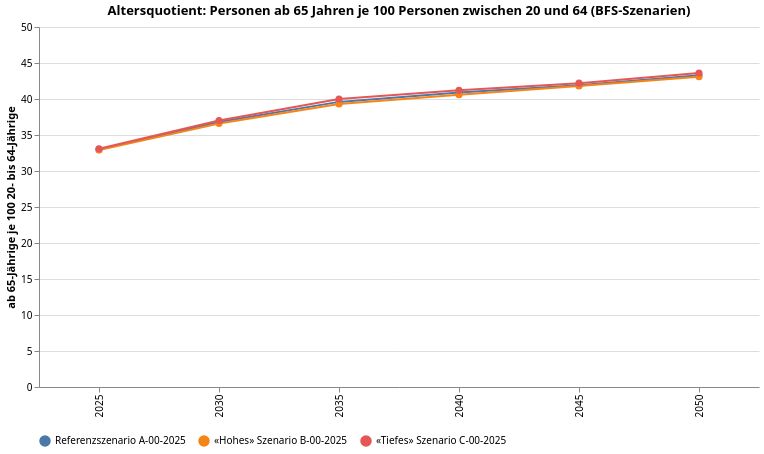

Describe this chart as a Vega-Lite specification.
### Vega-Lite specification from a JSON file in a GitHub repository (floating-point values rounded to 4 significant figures)
{"$schema": "https://vega.github.io/schema/vega-lite/v5.json", "config": {"font": "Switzer, system-ui, sans-serif", "view": {"stroke": "transparent"}}, "data": {"values": [{"Jahr": 2025, "Szenario": "Referenzszenario A-00-2025", "Quotient": 33.0}, {"Jahr": 2025, "Szenario": "«Hohes» Szenario B-00-2025", "Quotient": 32.9}, {"Jahr": 2025, "Szenario": "«Tiefes» Szenario C-00-2025", "Quotient": 33.1}, {"Jahr": 2030, "Szenario": "Referenzszenario A-00-2025", "Quotient": 36.8}, {"Jahr": 2030, "Szenario": "«Hohes» Szenario B-00-2025", "Quotient": 36.6}, {"Jahr": 2030, "Szenario": "«Tiefes» Szenario C-00-2025", "Quotient": 37.0}, {"Jahr": 2035, "Szenario": "Referenzszenario A-00-2025", "Quotient": 39.6}, {"Jahr": 2035, "Szenario": "«Hohes» Szenario B-00-2025", "Quotient": 39.3}, {"Jahr": 2035, "Szenario": "«Tiefes» Szenario C-00-2025", "Quotient": 40.0}, {"Jahr": 2040, "Szenario": "Referenzszenario A-00-2025", "Quotient": 40.9}, {"Jahr": 2040, "Szenario": "«Hohes» Szenario B-00-2025", "Quotient": 40.6}, {"Jahr": 2040, "Szenario": "«Tiefes» Szenario C-00-2025", "Quotient": 41.2}, {"Jahr": 2045, "Szenario": "Referenzszenario A-00-2025", "Quotient": 41.9}, {"Jahr": 2045, "Szenario": "«Hohes» Szenario B-00-2025", "Quotient": 41.8}, {"Jahr": 2045, "Szenario": "«Tiefes» Szenario C-00-2025", "Quotient": 42.2}, {"Jahr": 2050, "Szenario": "Referenzszenario A-00-2025", "Quotient": 43.3}, {"Jahr": 2050, "Szenario": "«Hohes» Szenario B-00-2025", "Quotient": 43.1}, {"Jahr": 2050, "Szenario": "«Tiefes» Szenario C-00-2025", "Quotient": 43.6}]}, "title": "Altersquotient: Personen ab 65 Jahren je 100 Personen zwischen 20 und 64 (BFS-Szenarien)", "width": 720, "height": 360, "mark": {"type": "line", "strokeWidth": 2, "point": {"size": 50}}, "encoding": {"x": {"field": "Jahr", "type": "ordinal", "title": null}, "y": {"field": "Quotient", "type": "quantitative", "scale": {"domain": [0, 50]}, "title": "ab 65-Jährige je 100 20- bis 64-Jährige"}, "color": {"field": "Szenario", "type": "nominal", "sort": ["Referenzszenario A-00-2025", "«Hohes» Szenario B-00-2025", "«Tiefes» Szenario C-00-2025"], "legend": {"orient": "bottom", "title": null}}, "tooltip": [{"field": "Jahr", "type": "ordinal"}, {"field": "Szenario", "type": "nominal"}, {"field": "Quotient", "type": "quantitative", "format": ".1f"}]}}
